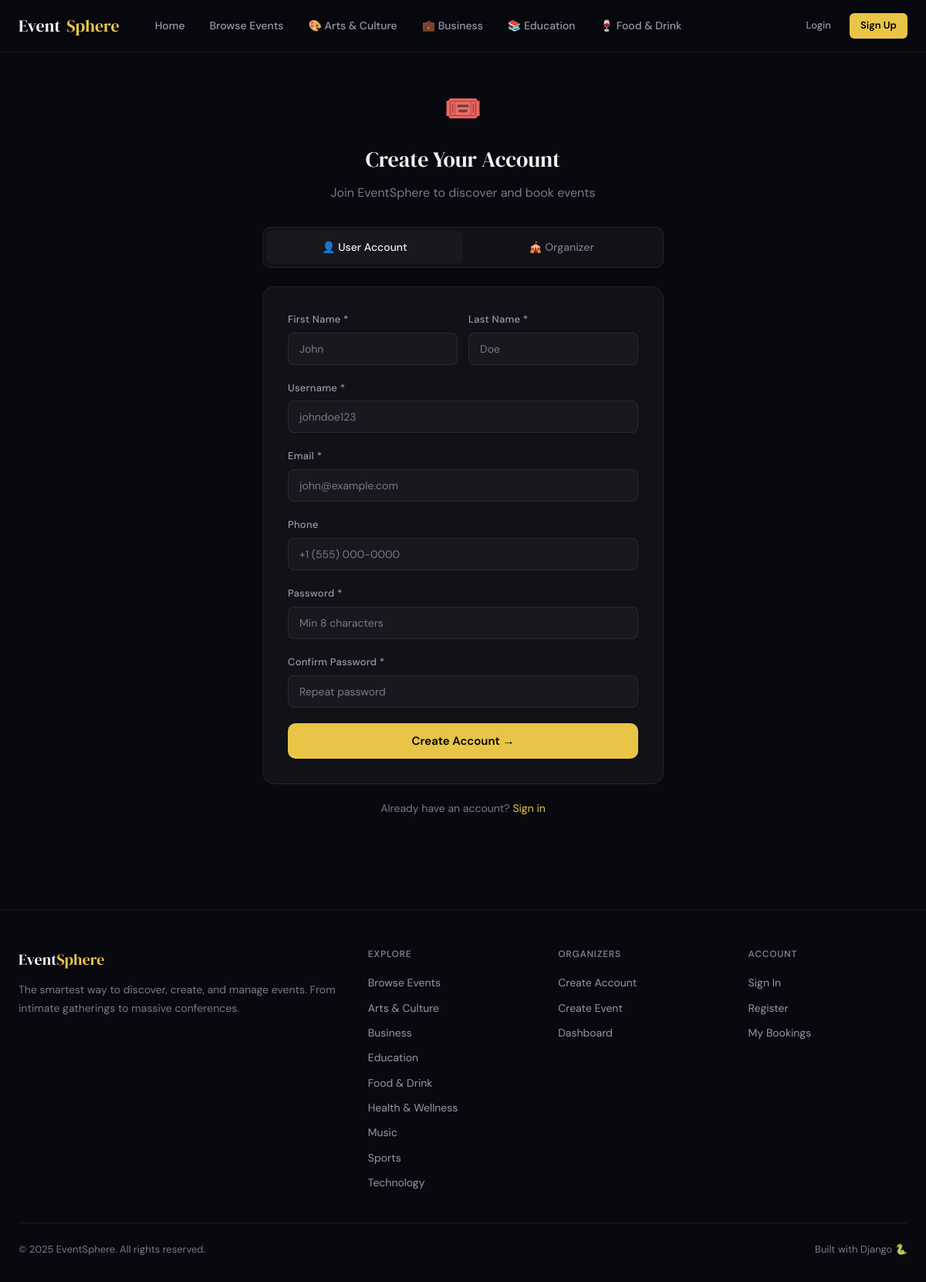
Page /accounts/register/ on the committed database.
### events/models.py (models this page shows, shortened)
class Category(models.Model):
    name = models.CharField(max_length=100, unique=True)
    slug = models.SlugField(unique=True)
    icon = models.CharField(max_length=50, default='🎪')
    color = models.CharField(max_length=7, default='#e8c547')
    class Meta:
        verbose_name_plural = 'Categories'
        ordering = ['name']

### accounts/views.py (the view)
# urls.py: path('register/', views.register_user, name='register'),
def register_user(request):
    if request.user.is_authenticated:
        return redirect('home')
    if request.method == 'POST':
        form = UserRegistrationForm(request.POST)
        if form.is_valid():
            user = form.save()
            login(request, user)
            messages.success(request, f"Welcome, {user.first_name}! Your account has been created.")
            return redirect('home')
    else:
        form = UserRegistrationForm()
    return render(request, 'accounts/register.html', {'form': form, 'role': 'user'})

### accounts/forms.py (shortened to what this page needs)
class UserRegistrationForm(UserCreationForm):
    email = forms.EmailField(required=True)
    first_name = forms.CharField(max_length=50, required=True)
    last_name = forms.CharField(max_length=50, required=True)
    phone = forms.CharField(max_length=20, required=False)
    class Meta:
        model = User
        fields = ['username', 'first_name', 'last_name', 'email', 'phone', 'password1', 'password2']

### events/context_processors.py (called while the page is built)
def categories(request):
    return {'all_categories': Category.objects.all()}

### templates/accounts/register.html (shortened to what this page needs)
{% extends 'base.html' %}
{% block content %}
<div style="min-height:calc(100vh - var(--nav-h));display:flex;align-items:center;justify-content:center;padding:40px 20px;">
  <div style="width:100%;max-width:520px;">
    <div class="text-center" style="margin-bottom:32px;">
      {% if role == 'organizer' %}
        <div style="font-size:40px;margin-bottom:12px;">🎪</div>
        <div style="font-family:'DM Serif Display',serif;font-size:28px;margin-bottom:8px;">Become an Organizer</div>
        <p style="color:var(--text-muted);">Create and manage your own events</p>
      {% else %}
        <div style="font-size:40px;margin-bottom:12px;">🎟️</div>
        <div style="font-family:'DM Serif Display',serif;font-size:28px;margin-bottom:8px;">Create Your Account</div>
        <p style="color:var(--text-muted);">Join EventSphere to discover and book events</p>
      {% endif %}
    </div>
    <div style="display:flex;background:var(--surface);border:1px solid var(--border);border-radius:10px;padding:4px;margin-bottom:24px;">
      <a href="{% url 'accounts:register' %}" style="flex:1;text-align:center;padding:10px;border-radius:8px;font-size:14px;font-weight:500;text-decoration:none;transition:all 0.2s;{% if role != 'organizer' %}background:var(--surface2);color:var(--text);{% else %}color:var(--text-muted);{% endif %}">
        👤 User Account
      </a>
      <a href="{% url 'accounts:register_organizer' %}" style="flex:1;text-align:center;padding:10px;border-radius:8px;font-size:14px;font-weight:500;text-decoration:none;transition:all 0.2s;{% if role == 'organizer' %}background:var(--surface2);color:var(--text);{% else %}color:var(--text-muted);{% endif %}">
        🎪 Organizer
      </a>
    </div>
    <div class="card card-body" style="padding:32px;">
      <form method="post" novalidate>
        <div style="display:grid;grid-template-columns:1fr 1fr;gap:14px;">
          <div class="form-group">
            <label class="form-label">First Name *</label>
            <input type="text" name="first_name" class="form-control" value="{{ form.first_name.value|default:'' }}" placeholder="John" required>
          </div>
          <div class="form-group">
            <label class="form-label">Last Name *</label>
            <input type="text" name="last_name" class="form-control" value="{{ form.last_name.value|default:'' }}" placeholder="Doe" required>
          </div>
        </div>
        <div class="form-group">
          <label class="form-label">Username *</label>
          <input type="text" name="username" class="form-control" value="{{ form.username.value|default:'' }}" placeholder="johndoe123" required>
        </div>
        <div class="form-group">
          <label class="form-label">Email *</label>
          <input type="email" name="email" class="form-control" value="{{ form.email.value|default:'' }}" placeholder="john@example.com" required>
        </div>
        <div class="form-group">
          <label class="form-label">Phone</label>
          <input type="tel" name="phone" class="form-control" value="{{ form.phone.value|default:'' }}" placeholder="+1 (555) 000-0000">
        </div>
        <div class="form-group">
          <label class="form-label">Password *</label>
          <input type="password" name="password1" class="form-control" placeholder="Min 8 characters" required>
        </div>
        <div class="form-group">
          <label class="form-label">Confirm Password *</label>
          <input type="password" name="password2" class="form-control" placeholder="Repeat password" required>
        </div>
        <button type="submit" class="btn btn-primary btn-lg" style="width:100%;justify-content:center;">
          {% if role == 'organizer' %}🚀 Create Organizer Account{% else %}Create Account →{% endif %}
        </button>
      </form>
    </div>
    <p class="text-center" style="margin-top:20px;color:var(--text-muted);font-size:14px;">
      Already have an account? <a href="{% url 'accounts:login' %}" style="color:var(--accent);">Sign in</a>
    </p>
  </div>
</div>
{% endblock %}

### templates/base.html (shortened to what this page needs)
<!DOCTYPE html>
<html lang="en">
<head>
</head>
<body>
<nav class="nav">
  <div class="nav-inner">
    <a href="{% url 'home' %}" class="nav-logo">Event<span>Sphere</span></a>
    <div class="nav-links">
      <a href="{% url 'home' %}" class="nav-link">Home</a>
      <a href="{% url 'events:list' %}" class="nav-link">Browse Events</a>
      {% for cat in all_categories %}
        {% if forloop.counter <= 4 %}
          <a href="{% url 'events:by_category' cat.slug %}" class="nav-link">{{ cat.icon }} {{ cat.name }}</a>
        {% endif %}
      {% endfor %}
    </div>
    <div class="nav-actions">
      {% if user.is_authenticated %}
        {% if user.is_organizer or user.is_superuser %}
          <a href="{% url 'events:create' %}" class="btn btn-primary btn-sm">+ Create Event</a>
        {% endif %}
        <div class="dropdown">
          <div class="nav-avatar">{{ user.first_name|first|upper }}{{ user.last_name|first|upper }}</div>
          <div class="dropdown-menu">
            <div style="padding:12px 14px 8px;">
              <div style="font-weight:600;font-size:14px;">{{ user.get_full_name|default:user.username }}</div>
              <div style="font-size:12px;color:var(--text-muted);margin-top:2px;">{{ user.email }}</div>
              <span class="badge {% if user.role == 'admin' or user.is_superuser %}badge-gold{% elif user.role == 'organizer' %}badge-teal{% else %}badge-gray{% endif %}" style="margin-top:8px;">{{ user.role|upper }}</span>
            </div>
            <div class="dropdown-divider"></div>
            <a href="{% url 'accounts:profile' %}" class="dropdown-item">👤 My Profile</a>
            {% if user.role == 'organizer' or user.is_superuser %}
              <a href="{% url 'dashboard:organizer_dashboard' %}" class="dropdown-item">📊 Organizer Dashboard</a>
            {% endif %}
            {% if user.is_admin_user %}
              <a href="{% url 'dashboard:admin_dashboard' %}" class="dropdown-item">🛡️ Admin Panel</a>
            {% endif %}
            <a href="{% url 'dashboard:user_dashboard' %}" class="dropdown-item">🎟️ My Bookings</a>
            <div class="dropdown-divider"></div>
            <a href="{% url 'accounts:logout' %}" class="dropdown-item danger">🚪 Logout</a>
          </div>
        </div>
      {% else %}
        <a href="{% url 'accounts:login' %}" class="btn btn-ghost btn-sm">Login</a>
        <a href="{% url 'accounts:register' %}" class="btn btn-primary btn-sm">Sign Up</a>
      {% endif %}
    </div>
  </div>
</nav>
<main>
  {% block content %}{% endblock %}
</main>
<footer class="footer">
  <div class="container">
    <div class="footer-grid">
      <div>
        <div class="footer-brand">Event<span>Sphere</span></div>
        <p class="footer-desc">The smartest way to discover, create, and manage events. From intimate gatherings to massive conferences.</p>
      </div>
      <div>
        <div class="footer-heading">Explore</div>
        <div class="footer-links">
          <a href="{% url 'events:list' %}" class="footer-link">Browse Events</a>
          {% for cat in all_categories %}
            <a href="{% url 'events:by_category' cat.slug %}" class="footer-link">{{ cat.name }}</a>
          {% endfor %}
        </div>
      </div>
      <div>
        <div class="footer-heading">Organizers</div>
        <div class="footer-links">
          <a href="{% url 'accounts:register_organizer' %}" class="footer-link">Create Account</a>
          <a href="{% url 'events:create' %}" class="footer-link">Create Event</a>
          <a href="{% url 'dashboard:organizer_dashboard' %}" class="footer-link">Dashboard</a>
        </div>
      </div>
      <div>
        <div class="footer-heading">Account</div>
        <div class="footer-links">
          <a href="{% url 'accounts:login' %}" class="footer-link">Sign In</a>
          <a href="{% url 'accounts:register' %}" class="footer-link">Register</a>
          <a href="{% url 'dashboard:user_dashboard' %}" class="footer-link">My Bookings</a>
        </div>
      </div>
    </div>
    <div class="footer-bottom">
      <span>© 2025 EventSphere. All rights reserved.</span>
      <span>Built with Django 🐍</span>
    </div>
  </div>
</footer>
</body>
</html>

### templates/base.html (style rules this page uses)
*, *::before, *::after { box-sizing: border-box; margin: 0; padding: 0; }
:root { --bg: #08080f; --surface: #111118; --surface2: #18181f; --surface3: #202028; --border: rgba(255,255,255,0.07); --border2: rgba(255,255,255,0.12); --accent: #e8c547; --accent-dim: rgba(232,197,71,0.15); --accent2: #ff6b6b; --accent3: #4ecdc4; --text: #f0eff4; --text-muted: #7a7988; --text-sub: #9997a8; --success: #4ecdc4; --danger: #ff6b6b; --warning: #ffa94d; --radius: 12px; --radius-lg: 16px; --shadow: 0 4px 24px rgba(0,0,0,0.4); --shadow-lg: 0 8px 48px rgba(0,0,0,0.6); --nav-h: 68px; }
html { scroll-behavior: smooth; }
body { font-family: 'DM Sans', sans-serif; background: var(--bg); color: var(--text); min-height: 100vh; line-height: 1.6; }
a { color: inherit; text-decoration: none; }
.nav { position: sticky; top: 0; z-index: 100; background: rgba(8,8,15,0.92); backdrop-filter: blur(16px); border-bottom: 1px solid var(--border); height: var(--nav-h); display: flex; align-items: center; }
.nav-inner { max-width: 1280px; width: 100%; margin: 0 auto; padding: 0 24px; display: flex; align-items: center; gap: 32px; }
.nav-logo { font-family: 'DM Serif Display', serif; font-size: 22px; color: var(--text); display: flex; align-items: center; gap: 8px; }
.nav-logo span { color: var(--accent); }
.nav-links { display: flex; align-items: center; gap: 4px; flex: 1; }
.nav-link { padding: 7px 14px; border-radius: 8px; font-size: 14px; font-weight: 500; color: var(--text-sub); transition: all 0.2s; }
.nav-actions { display: flex; align-items: center; gap: 10px; margin-left: auto; }
.btn { display: inline-flex; align-items: center; gap: 7px; padding: 9px 18px; border-radius: 8px; font-family: 'DM Sans', sans-serif; font-size: 14px; font-weight: 500; cursor: pointer; border: none; transition: all 0.2s; white-space: nowrap; text-decoration: none; }
.btn-primary { background: var(--accent); color: #000; font-weight: 600; }
.btn-ghost { background: transparent; color: var(--text-sub); }
.btn-sm { padding: 6px 14px; font-size: 13px; border-radius: 6px; }
.btn-lg { padding: 13px 28px; font-size: 15px; border-radius: 10px; }
.form-group { margin-bottom: 20px; }
.form-label { display: block; font-size: 13px; font-weight: 500; color: var(--text-sub); margin-bottom: 6px; letter-spacing: 0.02em; }
.form-control { width: 100%; padding: 11px 14px; background: var(--surface2); border: 1px solid var(--border); border-radius: 8px; color: var(--text); font-family: 'DM Sans', sans-serif; font-size: 14px; transition: border-color 0.2s, box-shadow 0.2s; outline: none; }
.form-control::placeholder { color: var(--text-muted); }
.card { background: var(--surface); border: 1px solid var(--border); border-radius: var(--radius-lg); overflow: hidden; }
.card-body { padding: 24px; }
.container { max-width: 1280px; width: 100%; margin: 0 auto; padding: 0 24px; }
.text-center { text-align: center; }
.footer { border-top: 1px solid var(--border); margin-top: 80px; padding: 48px 0 32px; }
.footer-grid { display: grid; grid-template-columns: 2fr 1fr 1fr 1fr; gap: 40px; }
.footer-brand { font-family: 'DM Serif Display', serif; font-size: 20px; margin-bottom: 12px; }
.footer-brand span { color: var(--accent); }
.footer-desc { font-size: 14px; color: var(--text-muted); line-height: 1.7; }
.footer-heading { font-size: 12px; font-weight: 600; text-transform: uppercase; letter-spacing: 0.06em; color: var(--text-muted); margin-bottom: 16px; }
.footer-links { display: flex; flex-direction: column; gap: 10px; }
.footer-link { font-size: 14px; color: var(--text-sub); transition: color 0.2s; }
.footer-bottom { border-top: 1px solid var(--border); margin-top: 40px; padding-top: 24px; display: flex; align-items: center; justify-content: space-between; font-size: 13px; color: var(--text-muted); }

### rows in the picture
Category: icon "🎨", name "Arts & Culture"
Category: icon "💼", name "Business"
Category: icon "📚", name "Education"
Category: icon "🍷", name "Food & Drink"
Category: name "Health & Wellness"
Category: name "Music"
Category: name "Sports"
Category: name "Technology"
